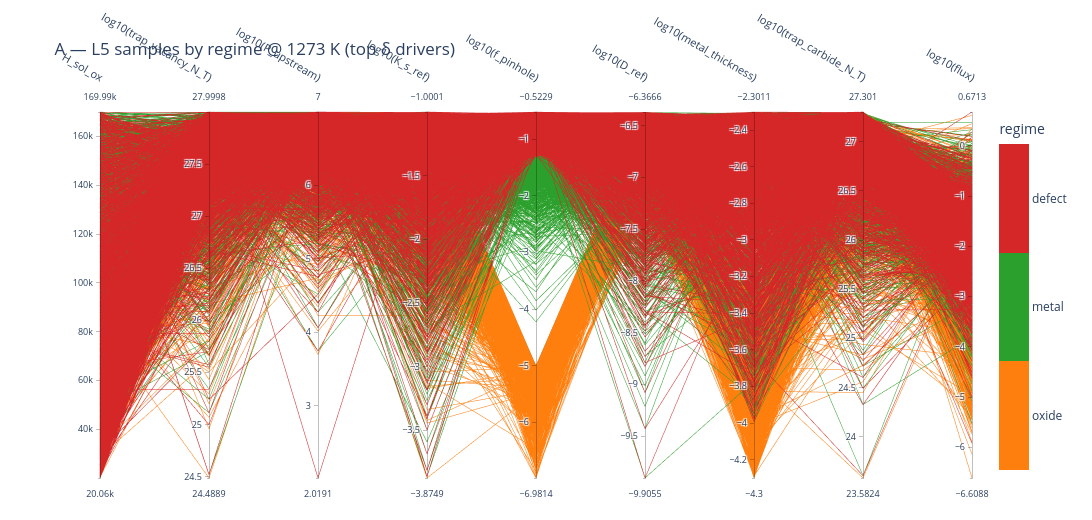

The code cell stored with this chart in its notebook:
### Markdown cell above
## A — samples coloured by regime

Axes = union of each regime's top-5 δ drivers of flux (+ `log10(flux)`). Each line is one
model run; colour = regime. Brush an axis (e.g. pull `log10(f_pinhole)` to its high end) to
see which regime/flux lines survive.

### Code cell
drivers = []
for r in REGIMES:
    for p in top_drivers(routeB_T, r, 'flux', k=5):
        if p not in drivers:
            drivers.append(p)
dimsA = drivers + ['flux']

figA = parallel_coordinates_samples(
    master_T, dimsA, color_by='regime', log_dims=logsub(dimsA),
    title=f'A — L5 samples by regime @ {T_SHOW} K (top δ drivers)',
    save_html=os.path.join(FIG_DIR, 'pcp_A_regime.html'))
print("A axes:", dimsA)
figA

### Figure 1 — Plotly figure (JSON) as saved in the notebook; plotly's stock layout.template omitted (floating-point values rounded to 4 significant figures; data arrays with more than 128 entries replaced by an {"elided": "..."} marker saying what was removed)
{"data": [{"dimensions": [{"label": "H_sol_ox", "values": {"elided": "5155 float values"}}, {"label": "log10(trap_vacancy_N_T)", "values": {"elided": "5155 float values"}}, {"label": "log10(P_upstream)", "values": {"elided": "5155 float values"}}, {"label": "log10(K_s_ref)", "values": {"elided": "5155 float values"}}, {"label": "log10(f_pinhole)", "values": {"elided": "5155 float values"}}, {"label": "log10(D_ref)", "values": {"elided": "5155 float values"}}, {"label": "log10(metal_thickness)", "values": {"elided": "5155 float values"}}, {"label": "log10(trap_carbide_N_T)", "values": {"elided": "5155 float values"}}, {"label": "log10(flux)", "values": {"elided": "5155 float values"}}], "labelangle": 30, "labelfont": {"size": 11}, "labelside": "top", "line": {"cmax": 2.5, "cmin": -0.5, "color": {"elided": "5155 float values"}, "colorbar": {"ticktext": ["oxide", "metal", "defect"], "tickvals": [0, 1, 2], "title": {"text": "regime"}}, "colorscale": [[0, "#ff7f0e"], [0.3333, "#ff7f0e"], [0.3333, "#2ca02c"], [0.6667, "#2ca02c"], [0.6667, "#d62728"], [1, "#d62728"]], "showscale": true}, "rangefont": {"size": 9}, "tickfont": {"size": 9}, "type": "parcoords"}], "layout": {"font": {"size": 12}, "height": 520, "margin": {"b": 40, "l": 100, "r": 120, "t": 110}, "title": {"text": "A — L5 samples by regime @ 1273 K (top δ drivers)"}, "width": 1215}}
